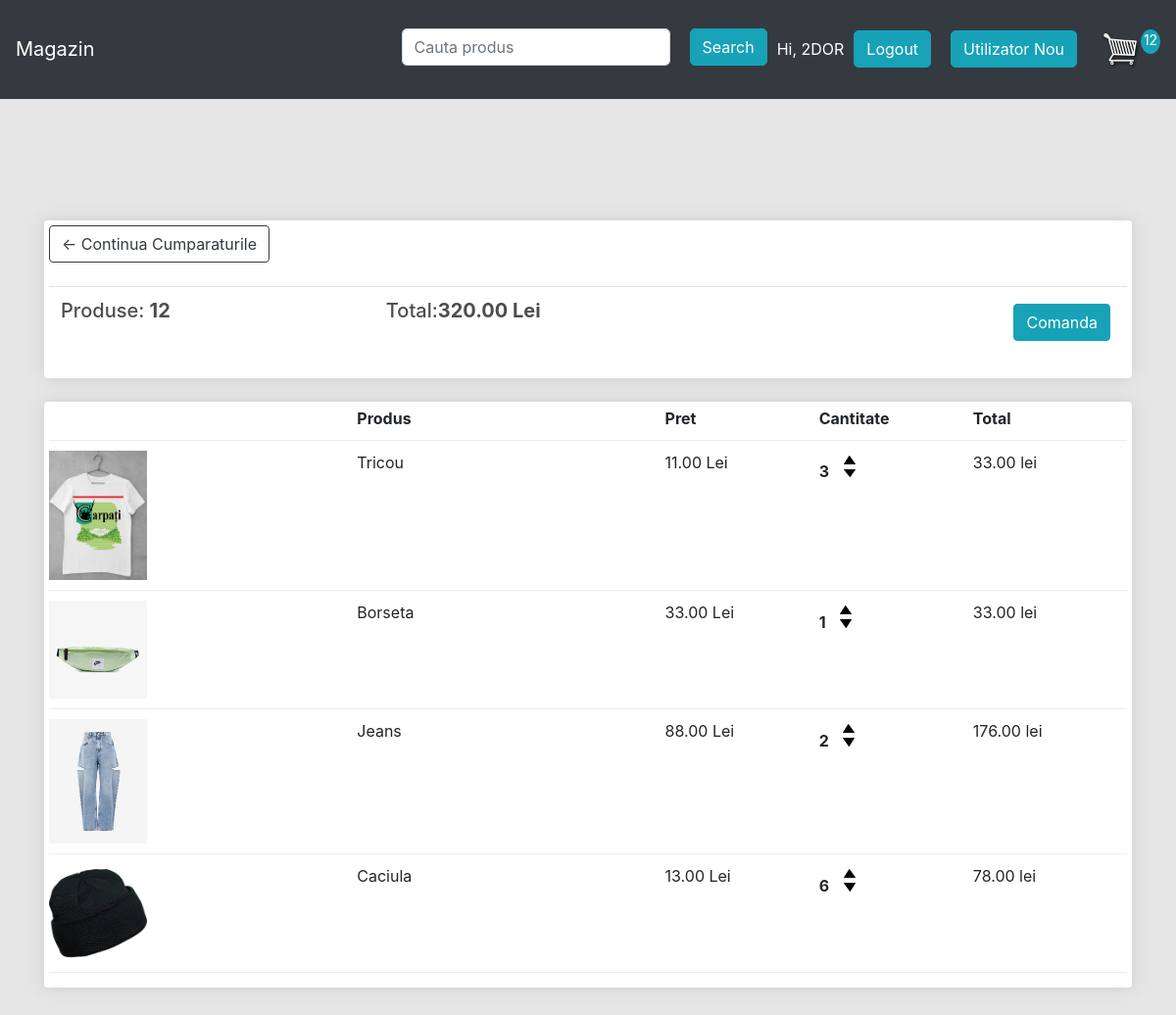
Before: /cos/ (signed in) with the older database file.
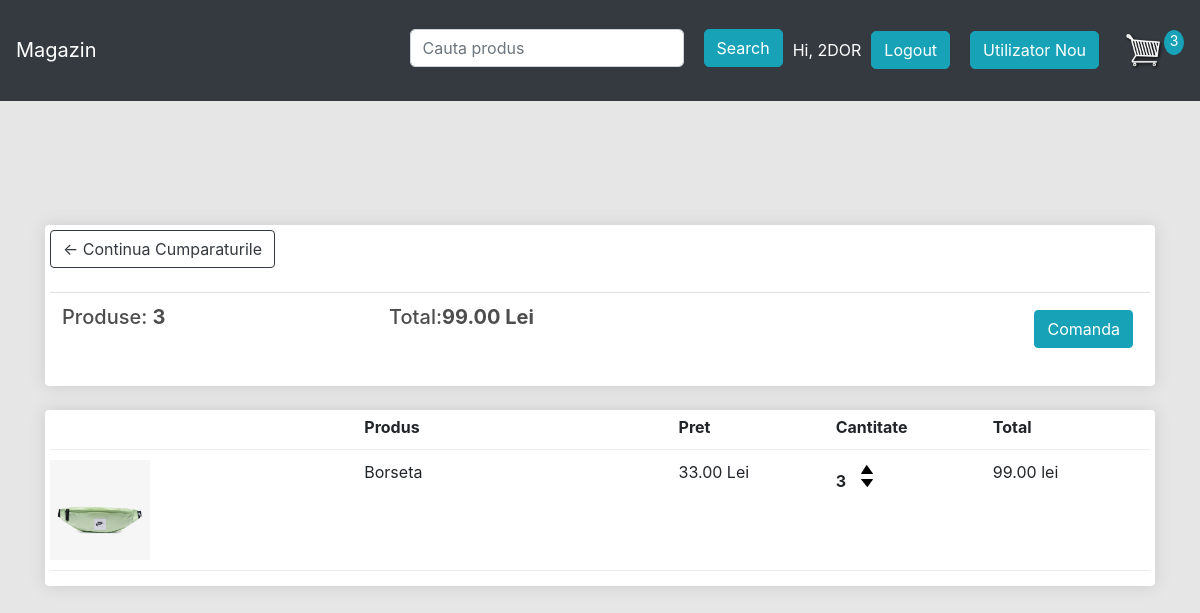
After: the same page with the newer database file.
### magazin/models.py (models this page shows, shortened)
class Comanda(models.Model):
	client = models.ForeignKey(Client, on_delete=models.SET_NULL, blank=True, null=True)
	data_comenzii = models.DateTimeField(auto_now_add=True)
	complet = models.BooleanField(default=False)
	id_tranzactie = models.CharField(max_length=200, null=True)
	@property
	def get_cart_total(self):
		comandaitems = self.comandaprodus_set.all()
		total = sum([produs.get_total for produs in comandaitems])
		return total
	@property
	def get_cart_items(self):
		comandaitems = self.comandaprodus_set.all()
		total = sum([produs.cantitate for produs in comandaitems])
		return total

class ComandaProdus(models.Model):
	produs = models.ForeignKey(Produs, on_delete=models.SET_NULL, blank=True, null=True)
	comanda = models.ForeignKey(Comanda, on_delete=models.SET_NULL, blank=True, null=True)
	cantitate = models.IntegerField(default=0, null=True, blank=True)
	data_adaugarii = models.DateTimeField(auto_now_add=True)
	@property
	def get_total(self):
		total = self.produs.price * self.cantitate
		return total

class Produs(models.Model):
	name = models.CharField(max_length=200, null=True)
	price = models.FloatField()
	imagine = models.ImageField(null=True, blank=True)
	@property
	def imageURL(self):
		try:
			url = self.imagine.url
		except:
			url = ''
		return url

### magazin/views.py (the view)
# urls.py: path('cos/', views.cos, name='cos'),
def cos(request):
	if request.user.is_authenticated:
		client = request.user.client
		comanda, created = Comanda.objects.get_or_create(client=client, complet=False)
		items = comanda.comandaprodus_set.all()
		cosProduse = comanda.get_cart_items
	else:
		items = []
		comanda = {'get_cart_total': 0, 'get_cart_items': 0}
		cosProduse = comanda['get_cart_items']
	contain = {'items': items, 'comanda': comanda, 'cosProduse': cosProduse}
	return render(request, 'magazin/cos.html', contain)

### magazin/templates/magazin/cos.html
{% extends 'magazin/main.html' %}
{% load static %}
{% block content %}
	<div class="row" >
		<div class="col-lg-12" >
			<div class="box-element" style="background-color: #fff;" >
				<a  class="btn btn-outline-dark" href="{% url 'magazin' %}">&#x2190; Continua Cumparaturile</a>
				<br>
				<br>
				<table class="table" >
					<tr>
						<th><h5>Produse: <strong>{{ comanda.get_cart_items }}</strong></h5></th>
						<th><h5>Total:<strong>{{ comanda.get_cart_total|floatformat:2 }} Lei</strong></h5></th>
						<th>
							<a  style="float:right; margin:5px;" class="btn btn-info" href="{% url 'comanda' %}">Comanda</a>
						</th>
					</tr>
				</table>
			</div>
			<br>
			<div class="box-element" style="background-color: #fff;">
				<div class="cart-row">
					<div style="flex:2"></div>
					<div style="flex:2"><strong>Produs</strong></div>
					<div style="flex:1"><strong>Pret</strong></div>
					<div style="flex:1"><strong>Cantitate</strong></div>
					<div style="flex:1"><strong>Total</strong></div>
				</div>
				{% for item in items %}
				<div class="cart-row">
					<div style="flex:2"><img class="row-image" src="{{ item.produs.imageURL }}"></div>
					<div style="flex:2"><p>{{ item.produs.name }}</p></div>
					<div style="flex:1"><p>{{ item.produs.price|floatformat:2 }} Lei</p></div>
					<div style="flex:1">
						<p class="quantity">{{ item.cantitate }}</p>
						<div class="quantity">
							<img data-product="{{item.produs.id}}" data-action="add" class="chg-quantity update-cart" src="{% static  'images/arrow-up.png' %}">
							<img data-product="{{item.produs.id}}" data-action="remove" class="chg-quantity update-cart" src="{% static  'images/arrow-down.png' %}">
						</div>
					</div>
					<div style="flex:1"><p>{{ item.get_total|floatformat:2  }} lei</p></div>
				</div>
				{% endfor %}
			</div>
		</div>
	</div>
{% endblock content %}

### magazin/templates/magazin/main.html (shortened to what this page needs)
{% load static %}
<html>
<head>
    <link rel="stylesheet" href="https://stackpath.bootstrapcdn.com/bootstrap/4.4.1/css/bootstrap.min.css"
>
    <link rel="stylesheet" type="text/css" href="{% static 'css/main.css' %}">
</head>
<body>
<nav class="navbar navbar-expand-lg navbar-dark bg-dark">
    <a class="navbar-brand" href="{% url 'magazin' %}">Magazin</a>
    <div class="collapse navbar-collapse" id="navbarSupportedContent">
        <form class="d-flex" method="POST" action="{% url 'searchp' %}" style="margin-top:1%;">
            <input class="form-control me-2" type="search" placeholder="Cauta produs" aria-label="Search"
                   style="margin:10px; border-radius: 5px;" name="cauta">
            <button class="btn btn-info" type="submit" style="margin:10px; border-radius: 5px;">Search</button>
        </form>
        <div class="form-inline my-2 my-lg-0" style="margin-top:1%;">
            {% if user.is_authenticated %}
            <span style="color:#ffff">Hi, {{ request.user.username|upper }}</span>
            <a class="btn btn-info" href="/logout" style="margin:10px; border-radius: 5px;">Logout</a>
            {% else %}
            <a href="{% url 'log' %}" class="btn btn-info" style="margin:10px; border-radius: 5px;">Login</a>
            {% endif %}
            <a href="{% url 'login' %}" class="btn btn-info" style="margin:10px; border-radius: 5px;">Utilizator
                Nou</a>
            <a href="{% url 'cos' %}">
                <img id="cart-icon" src="{% static 'images/cart.png' %}">
            </a>
            <p id="cart-total">{{ cosProduse }}</p>
        </div>
    </div>
</nav>
<div class="container">
    <br>
    {% block content %}
    {% endblock content %}
</div>
</body>
</html>

Changed rows visible on the page:
removed ComandaProdus: produs.imageURL (picture), produs.name "Tricou", produs.price "11.00", cantitate "3", get_total "33.00"
removed ComandaProdus: produs.imageURL (picture), produs.name "Jeans", produs.price "88.00", cantitate "2", get_total "176.00"
removed ComandaProdus: produs.imageURL (picture), produs.name "Caciula", produs.price "13.00", cantitate "6", get_total "78.00"
changed through a linked row, Comanda: get_cart_items "12" → "3"; get_cart_total "320.00" → "99.00"
changed ComandaProdus "Borseta": cantitate "1" → "3"; get_total "33.00" → "99.00"
Other visible differences:
{{ cosProduse }}: "12" → "3"
